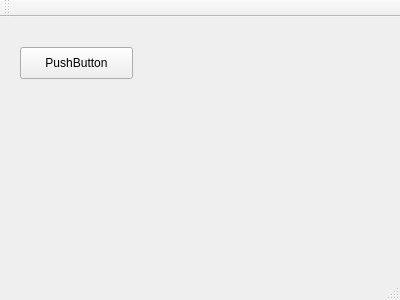
<?xml version="1.0" encoding="UTF-8"?>
<ui version="4.0">
 <class>MainWindow</class>
 <widget class="QMainWindow" name="MainWindow">
  <property name="geometry">
   <rect>
    <x>0</x>
    <y>0</y>
    <width>400</width>
    <height>300</height>
   </rect>
  </property>
  <property name="windowTitle">
   <string>MainWindow</string>
  </property>
  <widget class="QWidget" name="centralWidget">
   <widget class="QPushButton" name="pushButton">
    <property name="geometry">
     <rect>
      <x>20</x>
      <y>30</y>
      <width>113</width>
      <height>32</height>
     </rect>
    </property>
    <property name="text">
     <string>PushButton</string>
    </property>
   </widget>
  </widget>
  <widget class="QMenuBar" name="menuBar">
   <property name="geometry">
    <rect>
     <x>0</x>
     <y>0</y>
     <width>400</width>
     <height>22</height>
    </rect>
   </property>
  </widget>
  <widget class="QToolBar" name="mainToolBar">
   <attribute name="toolBarArea">
    <enum>TopToolBarArea</enum>
   </attribute>
   <attribute name="toolBarBreak">
    <bool>false</bool>
   </attribute>
  </widget>
  <widget class="QStatusBar" name="statusBar"/>
 </widget>
 <layoutdefault spacing="6" margin="11"/>
 <resources/>
 <connections>
  <connection>
   <sender>pushButton</sender>
   <signal>clicked()</signal>
   <receiver>MainWindow</receiver>
   <slot>close()</slot>
   <hints>
    <hint type="sourcelabel">
     <x>103</x>
     <y>83</y>
    </hint>
    <hint type="destinationlabel">
     <x>194</x>
     <y>147</y>
    </hint>
   </hints>
  </connection>
 </connections>
</ui>
